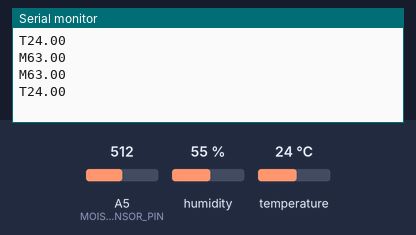
Simulated run of this sketch. Board: Arduino Uno, built with avr-gcc and run on an emulated ATmega328P. On the bench: the last lines printed to the serial monitor. The inputs (shaded band) are chosen by the test bench; at power-on: A5 (MOISTURE_SENSOR_PIN) = 512, temperature 24 °C, humidity 55 %.

Above: at 1.2 s.
1.3 s: A5 (MOISTURE_SENSOR_PIN) set to 716
At 2.8 s:
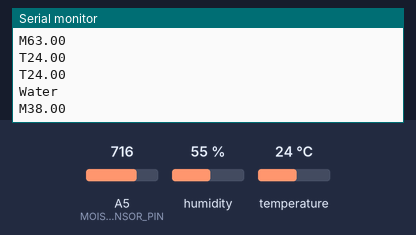
5.0 s: temperature set to 19 °C
At 5.8 s:
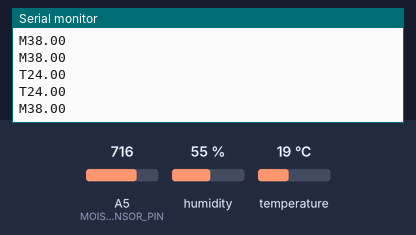
6.5 s: A5 (MOISTURE_SENSOR_PIN) set to 900
At 7.8 s:
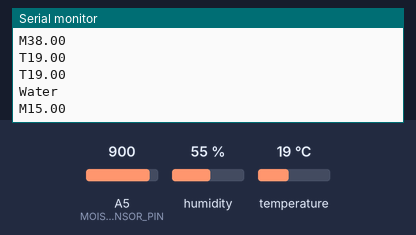
Timing chart, 0 to 9.0 s (numbered marks = the images above; inputs shaded):
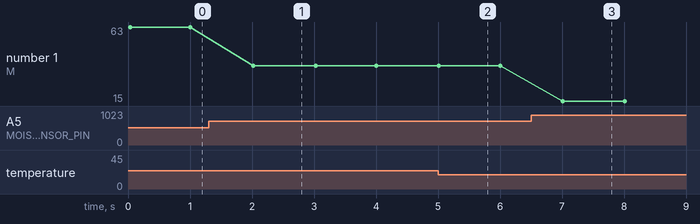

Measured:
- after the input at 1.3 s, the serial monitor: prints a new line after 0.71 s (image 1)
- after the input at 6.5 s, the serial monitor: prints a new line after 0.51 s (image 3)
- plotted number 1: 63 → 38 after the input at 1.3 s, 38 → 15 after the input at 6.5 s

The sketch:

soil_air_sensors.ino
```cpp
#include <TaskScheduler.h>
#include <DHT.h>

// DHT 센서 설정
#define DHTPIN A0
#define DHTTYPE DHT11
DHT dht(DHTPIN, DHTTYPE);

// 토양 수분 센서 설정
const int MOISTURE_SENSOR_PIN = A5;
const int MOISTURE_THRESHOLD = 50; // 급격한 변화를 감지할 임계값
int lastMoistureLevel = 0; // 마지막으로 측정된 수분 수준
bool rapidChangeDetected = false; // 급변 감지 플래그

Scheduler runner;

/*
task - 1초마다
온습도 센서로 온도 읽기: T25
토양수분 센서로 습도 읽기: M20

측정하다가 급격한 변화 > 라즈베리한테 알려줘: Water
요청하면 > 라즈베리한테 알려줘 > 이거 안됨...ㅜ
*/


// 온습도 센서 데이터 읽기
void readTempSensor() {
  float temperature = dht.readTemperature();
  float humidity = dht.readHumidity();

  // 에러 메시지 출력
  if (isnan(humidity) || isnan(temperature)) {
    Serial.println("Failed to read from DHT sensor!");
    return;
  }

  Serial.print("T");
  Serial.println(temperature);
}

// 토양 수분 센서 데이터 읽기 및 급변 감지
void readMoistureSensor() {
  int moistureLevel = analogRead(MOISTURE_SENSOR_PIN);

  if (abs(moistureLevel - lastMoistureLevel) > MOISTURE_THRESHOLD) {
    rapidChangeDetected = true;
    Serial.println("Water");
  } else {
    rapidChangeDetected = false; // 추가: 변화가 없을 경우 플래그 초기화
  }

  lastMoistureLevel = moistureLevel;

  // 값 변환
  float moisturePercent = map(moistureLevel, 200, 1023, 100, 0);
  moisturePercent = constrain(moisturePercent, 0, 100);

  // 출력
  Serial.print("M");
  Serial.println(moisturePercent);
}

// 1초마다 센서 읽기
Task taskReadHumidity(1000, TASK_FOREVER, &readTempSensor);
Task taskReadMoisture(1000, TASK_FOREVER, &readMoistureSensor);

void setup() {
  Serial.begin(9600);
  dht.begin();

  runner.init();
  runner.addTask(taskReadHumidity);
  runner.addTask(taskReadMoisture);
  taskReadHumidity.enable();
  taskReadMoisture.enable();

  // 초기 값 설정
  lastMoistureLevel = analogRead(MOISTURE_SENSOR_PIN);
}

void loop() {
  runner.execute();
}
```
